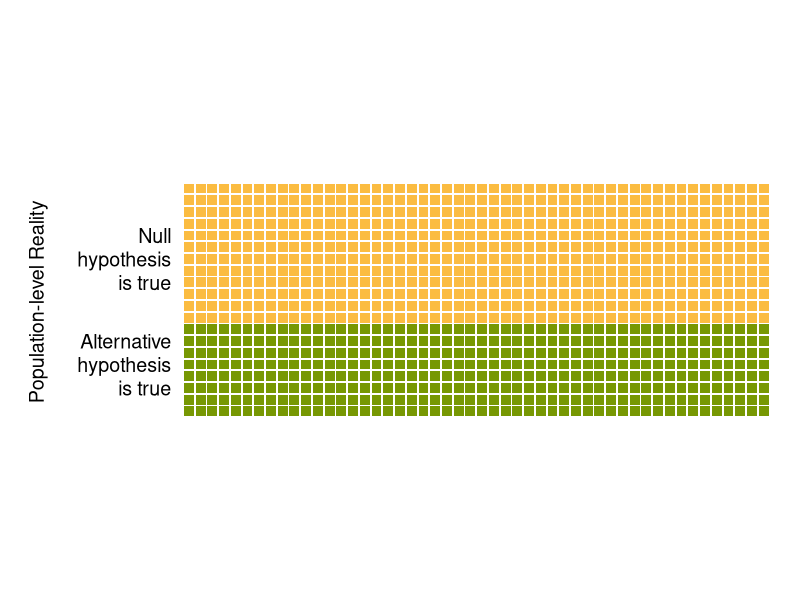
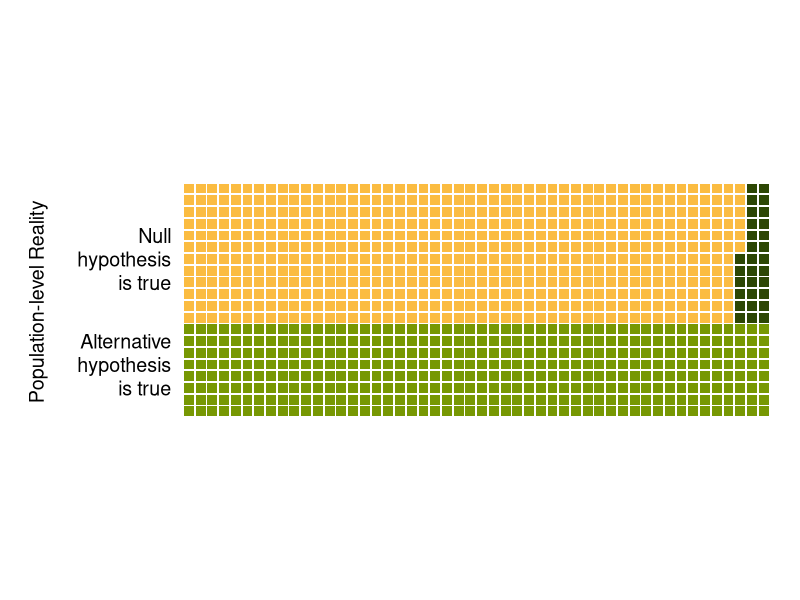
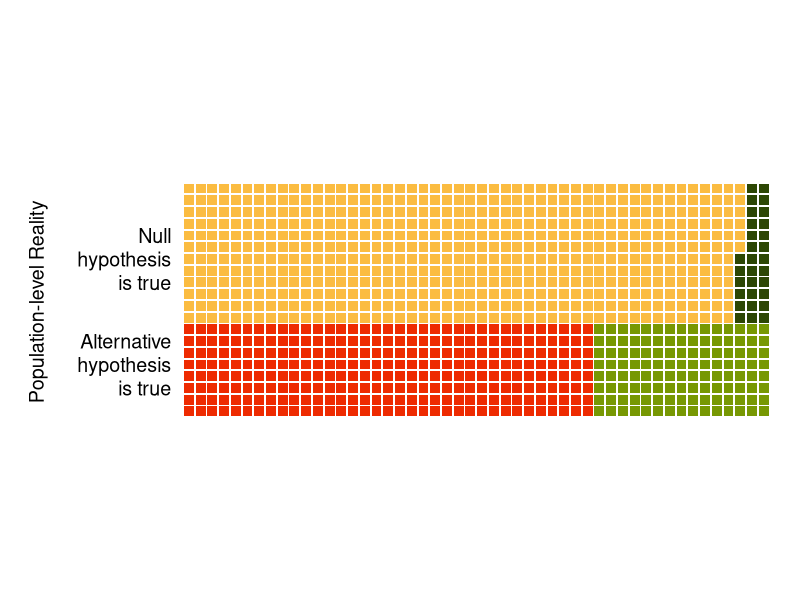
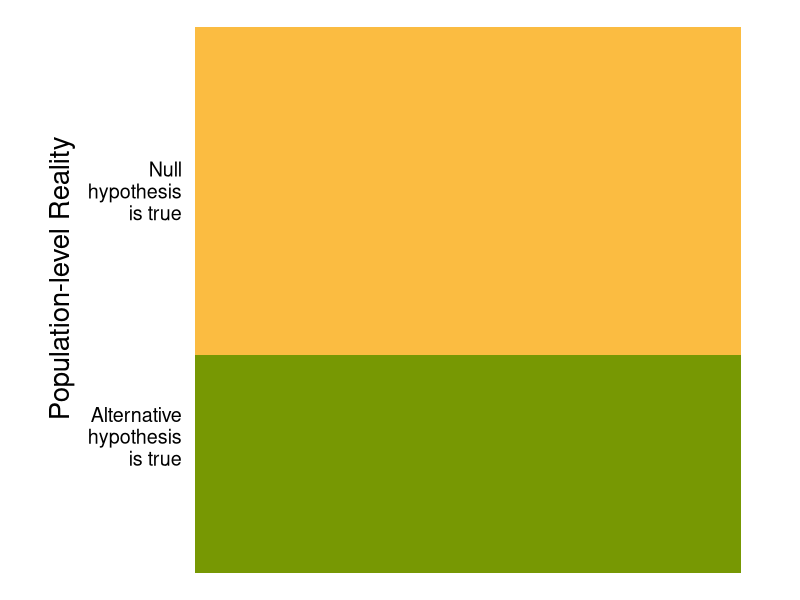
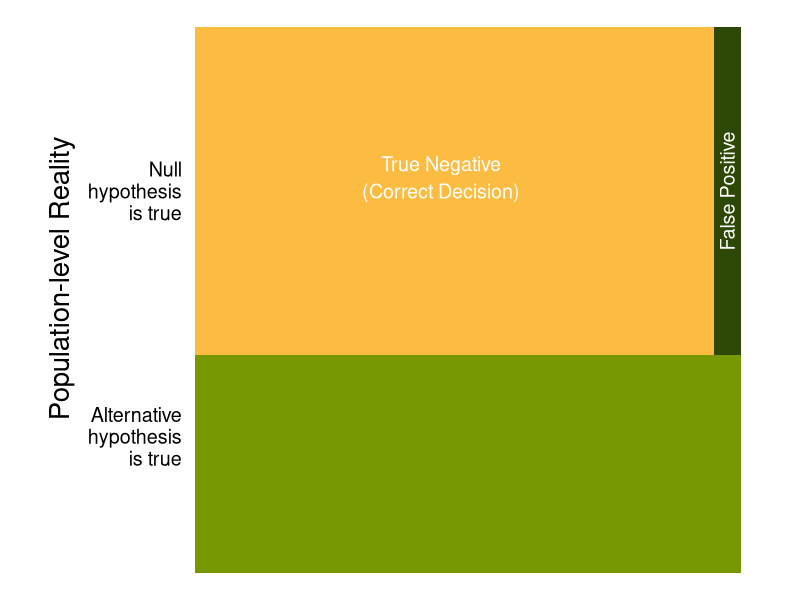
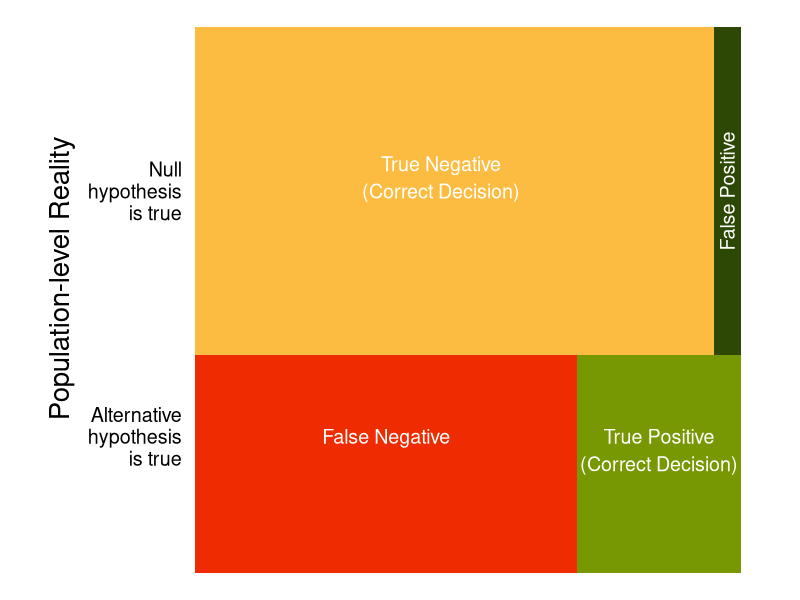
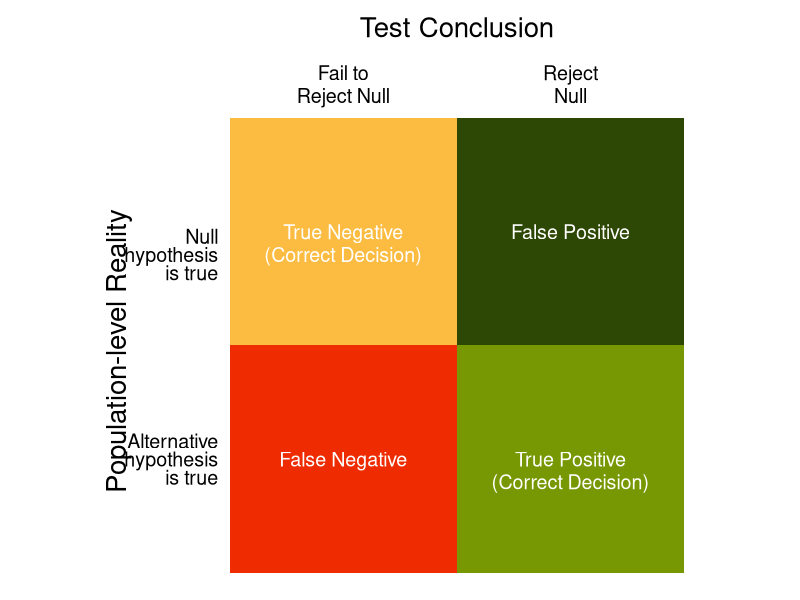

Here is the R script that generated these plots, in order:
library(tidyverse)


get_dots <- function(rows, columns) {
  dots = expand.grid(rows, columns)
  dots <- as.data.frame(dots)
  names(dots) <- c("y", "x")
  return(dots)
}

get_stats <- function(prob_true, power, n = 1000) {
  
  alpha <- .05

  num_true <- n* prob_true 
  num_true_sig <- power * num_true
  
  num_false <- n * (1- prob_true)
  num_false_sig <- num_false * alpha
  
  output <- list(num_false_sig = num_false_sig,
                 num_true_sig = num_true_sig)
  return(output)
}

yellow = "#fbbc41"
green = "#779803"
dark_green = "#2d4704"
red = "#ee2b01"


prob_true  = .4
power = .3

xs<-get_stats(prob_true = prob_true, power = power, n = 1000 )
print(xs)

x <- seq(1, 50)
y <- seq(1,20)

n_effect_rows <- prob_true * 1000 / 50 #8 
n_noeffect_rows <- (1-prob_true) * 1000 / 50 #12



noeffect_squares <- get_dots(y, x)
noeffect_squares_sig1 <- get_dots(seq(9, 20), seq(49, 50)) #24
noeffect_squares_sig2 <- get_dots(seq(9, 14), 48) #6

effect_squares   <- get_dots(seq(1,8), x)
effect_squares_nonsig <- get_dots(seq(1,8), seq(1,35))


# just prob_true
sqplot1 = ggplot(data = noeffect_squares, aes(x = x, y = y)) +
  geom_point(shape = 15, size = 3, color = yellow) +
  geom_point(data = effect_squares, shape = 15, size = 3, color = green) +
  annotate(geom = "text", x = -.5, y = 7, label = "Alternative", hjust = 1, size = 5) +
  annotate(geom = "text", x = -.5, y = 5, label = "hypothesis", hjust = 1, size = 5) +
  annotate(geom = "text", x = -.5, y = 3, label = "is true", hjust = 1, size = 5) +
  annotate(geom = "text", x = -.5, y = 16, label = "Null", hjust = 1, size = 5) +
  annotate(geom = "text", x = -.5, y = 14, label = "hypothesis", hjust = 1, size = 5) +
  annotate(geom = "text", x = -.5, y = 12, label = "is true", hjust = 1, size = 5) +
  annotate(geom = "text", x = -12, y = 19, label = "Population-level Reality", hjust = 1, angle = 90, size = 5) +
  annotate(geom = "text", x = -10, y = 14, label = "", hjust = 1) +
  coord_fixed() +
  theme_void()

#prob true + false positive
sqplot2 = ggplot(data = noeffect_squares, aes(x = x, y = y)) +
  geom_point(shape = 15, size = 3, color = yellow) +
  geom_point(data = effect_squares, shape = 15, size = 3, color = green) +
  geom_point(data = noeffect_squares_sig1, shape = 15, size = 3, color = dark_green) +
  geom_point(data = noeffect_squares_sig2, shape = 15, size = 3, color = dark_green) +
  annotate(geom = "text", x = -.5, y = 7, label = "Alternative", hjust = 1, size = 5) +
  annotate(geom = "text", x = -.5, y = 5, label = "hypothesis", hjust = 1, size = 5) +
  annotate(geom = "text", x = -.5, y = 3, label = "is true", hjust = 1, size = 5) +
  annotate(geom = "text", x = -.5, y = 16, label = "Null", hjust = 1, size = 5) +
  annotate(geom = "text", x = -.5, y = 14, label = "hypothesis", hjust = 1, size = 5) +
  annotate(geom = "text", x = -.5, y = 12, label = "is true", hjust = 1, size = 5) +
  annotate(geom = "text", x = -12, y = 19, label = "Population-level Reality", hjust = 1, angle = 90, size = 5) +
  annotate(geom = "text", x = -10, y = 14, label = "", hjust = 1) +
  coord_fixed() +
  theme_void()



#prob true + false positive + power
sqplot3 =ggplot(data = noeffect_squares, aes(x = x, y = y)) +
  geom_point(shape = 15, size = 3, color = yellow) +
  geom_point(data = effect_squares, shape = 15, size = 3, color = green) +
  geom_point(data = effect_squares_nonsig, shape = 15, size = 3, color = red) +
  geom_point(data = noeffect_squares_sig1, shape = 15, size = 3, color = dark_green) +
  geom_point(data = noeffect_squares_sig2, shape = 15, size = 3, color = dark_green) +
  annotate(geom = "text", x = -.5, y = 7, label = "Alternative", hjust = 1, size = 5) +
  annotate(geom = "text", x = -.5, y = 5, label = "hypothesis", hjust = 1, size = 5) +
  annotate(geom = "text", x = -.5, y = 3, label = "is true", hjust = 1, size = 5) +
  annotate(geom = "text", x = -.5, y = 16, label = "Null", hjust = 1, size = 5) +
  annotate(geom = "text", x = -.5, y = 14, label = "hypothesis", hjust = 1, size = 5) +
  annotate(geom = "text", x = -.5, y = 12, label = "is true", hjust = 1, size = 5) +
  annotate(geom = "text", x = -12, y = 19, label = "Population-level Reality", hjust = 1, angle = 90, size = 5) +
  annotate(geom = "text", x = -10, y = 14, label = "", hjust = 1) +
  coord_fixed() +
  theme_void()


ggsave("sqplot1.png", sqplot1, width = 8, height = 8, dpi = "print")
ggsave("sqplot2.png", sqplot2, width = 8, height = 8, dpi = "print")
ggsave("sqplot3.png", sqplot3, width = 8, height = 8, dpi = "print")

#prob true
areaplot1 = ggplot(data = noeffect_squares, aes(x = x, y = y)) +
  annotate(geom = "rect", xmin = 0, xmax = 20, ymin = 0, ymax = 20*prob_true , fill = green) +
  annotate(geom = "rect", xmin = 0, xmax = 20, ymin = 20*prob_true, ymax = 20, fill = yellow) +
  annotate(geom = "text", x = -.5, y = 5.8, label = "Alternative", hjust = 1, size = 5) +
  annotate(geom = "text", x = -.5, y = 5, label = "hypothesis", hjust = 1, size = 5) +
  annotate(geom = "text", x = -.5, y = 4.2, label = "is true", hjust = 1, size = 5) +
  annotate(geom = "text", x = -.5, y = 14.8, label = "Null", hjust = 1, size = 5) +
  annotate(geom = "text", x = -.5, y = 14, label = "hypothesis", hjust = 1, size = 5) +
  annotate(geom = "text", x = -.5, y = 13.2, label = "is true", hjust = 1, size = 5) +
  annotate(geom = "text", x = -5, y = 16, label = "Population-level Reality", hjust = 1, angle = 90, size = 7) +
  coord_fixed() +
  theme_void()


#prob true + false positive
areaplot2 = ggplot(data = noeffect_squares, aes(x = x, y = y)) +
  annotate(geom = "rect", xmin = 0, xmax = 20, ymin = 0, ymax = 20*prob_true , fill = green) +
  annotate(geom = "rect", xmin = 0, xmax = 20, ymin = 20*prob_true, ymax = 20, fill = yellow) +
  annotate(geom = "rect", xmin = .95*20, xmax = 20, ymin = 20*prob_true, ymax = 20, fill = dark_green) +
  annotate(geom = "text", x = -.5, y = 5.8, label = "Alternative", hjust = 1, size = 5) +
  annotate(geom = "text", x = -.5, y = 5, label = "hypothesis", hjust = 1, size = 5) +
  annotate(geom = "text", x = -.5, y = 4.2, label = "is true", hjust = 1, size = 5) +
  annotate(geom = "text", x = -.5, y = 14.8, label = "Null", hjust = 1, size = 5) +
  annotate(geom = "text", x = -.5, y = 14, label = "hypothesis", hjust = 1, size = 5) +
  annotate(geom = "text", x = -.5, y = 13.2, label = "is true", hjust = 1, size = 5) +
  annotate(geom = "text", x = -5, y = 16, label = "Population-level Reality", hjust = 1, angle = 90, size = 7) +
  annotate(geom = "text", x = 19.5, y = 14, label = "False Positive", size = 5, colour = "white", angle = 90) +
  annotate(geom = "text", x = 9, y = 15, label = "True Negative", size = 5, colour = "white") +
  annotate(geom = "text", x = 9, y = 14, label = "(Correct Decision)", size = 5, colour = "white") +
  coord_fixed() +
  theme_void()


#prob true + false positive
areaplot3 = ggplot(data = noeffect_squares, aes(x = x, y = y)) +
  annotate(geom = "rect", xmin = 0, xmax = 20, ymin = 0, ymax = 20*prob_true , fill = green) +
  annotate(geom = "rect", xmin = 0, xmax = 20, ymin = 20*prob_true, ymax = 20, fill = yellow) +
  annotate(geom = "rect", xmin = .95*20, xmax = 20, ymin = 20*prob_true, ymax = 20, fill = dark_green) +
  annotate(geom = "rect", xmin = 0, xmax = .7*20, ymin = 0, ymax = 20*prob_true, fill = red) +
  annotate(geom = "text", x = -.5, y = 5.8, label = "Alternative", hjust = 1, size = 5) +
  annotate(geom = "text", x = -.5, y = 5, label = "hypothesis", hjust = 1, size = 5) +
  annotate(geom = "text", x = -.5, y = 4.2, label = "is true", hjust = 1, size = 5) +
  annotate(geom = "text", x = -.5, y = 14.8, label = "Null", hjust = 1, size = 5) +
  annotate(geom = "text", x = -.5, y = 14, label = "hypothesis", hjust = 1, size = 5) +
  annotate(geom = "text", x = -.5, y = 13.2, label = "is true", hjust = 1, size = 5) +
  annotate(geom = "text", x = -5, y = 16, label = "Population-level Reality", hjust = 1, angle = 90, size = 7) +
  annotate(geom = "text", x = 19.5, y = 14, label = "False Positive", size = 5, colour = "white", angle = 90) +
  annotate(geom = "text", x = 7, y = 5, label = "False Negative", size = 5, colour = "white") +
  annotate(geom = "text", x = 17, y = 5, label = "True Positive", size = 5, colour = "white") +
  annotate(geom = "text", x = 17, y = 4, label = "(Correct Decision)", size = 5, colour = "white") +
  annotate(geom = "text", x = 9, y = 15, label = "True Negative", size = 5, colour = "white") +
  annotate(geom = "text", x = 9, y = 14, label = "(Correct Decision)", size = 5, colour = "white") +
    coord_fixed() +
  theme_void()



ggsave("areaplot1.png", areaplot1, width = 8, height = 8, dpi = "print")
ggsave("areaplot2.png", areaplot2, width = 8, height = 8, dpi = "print")
ggsave("areaplot3.png", areaplot3, width = 8, height = 8, dpi = "print")



yellow2 = "#fbbc41"
green2 = "#779803"
dark_green2 = "#2d4704"
red2 = "#ee2b01"




#prob true + false positive
areaplot4 = ggplot(data = noeffect_squares, aes(x = x, y = y)) +
  annotate(geom = "rect", xmin = 0, xmax = 20, ymin = 0, ymax = 10 , fill = green) +
  annotate(geom = "rect", xmin = 0, xmax = 20, ymin = 10, ymax = 20, fill = yellow) +
  annotate(geom = "rect", xmin = 10, xmax = 20, ymin = 10, ymax = 20, fill = dark_green) +
  annotate(geom = "rect", xmin = 0, xmax = 10, ymin = 0, ymax = 10, fill = red) +
  annotate(geom = "text", x = -.5, y = 5.8, label = "Alternative", hjust = 1, size = 5) +
  annotate(geom = "text", x = -.5, y = 5, label = "hypothesis", hjust = 1, size = 5) +
  annotate(geom = "text", x = -.5, y = 4.2, label = "is true", hjust = 1, size = 5) +
  annotate(geom = "text", x = -.5, y = 14.8, label = "Null", hjust = 1, size = 5) +
  annotate(geom = "text", x = -.5, y = 14, label = "hypothesis", hjust = 1, size = 5) +
  annotate(geom = "text", x = -.5, y = 13.2, label = "is true", hjust = 1, size = 5) +
  annotate(geom = "text", x = -5, y = 16, label = "Population-level Reality", hjust = 1, angle = 90, size = 7) +
  annotate(geom = "text", x = 10, y = 24, label = "Test Conclusion", size = 7) +
  annotate(geom = "text", x = 15, y = 22, label = "Reject", size = 5) +
  annotate(geom = "text", x = 15, y = 21, label = "Null", size = 5) +
  annotate(geom = "text", x = 5, y = 22, label = "Fail to", size = 5) +
  annotate(geom = "text", x = 5, y = 21, label = "Reject Null", size = 5) +
  annotate(geom = "text", x = 15, y = 15, label = "False Positive", size = 5, colour = "white") +
  annotate(geom = "text", x = 5, y = 5, label = "False Negative", size = 5, colour = "white") +
  annotate(geom = "text", x = 15, y = 5, label = "True Positive", size = 5, colour = "white") +
  annotate(geom = "text", x = 15, y = 4, label = "(Correct Decision)", size = 5, colour = "white") +
  annotate(geom = "text", x = 5, y = 15, label = "True Negative", size = 5, colour = "white") +
  annotate(geom = "text", x = 5, y = 14, label = "(Correct Decision)", size = 5, colour = "white") +
  coord_fixed() +
  theme_void()

ggsave("areaplot4.png", areaplot4, width = 8, height = 8, dpi = "print")

